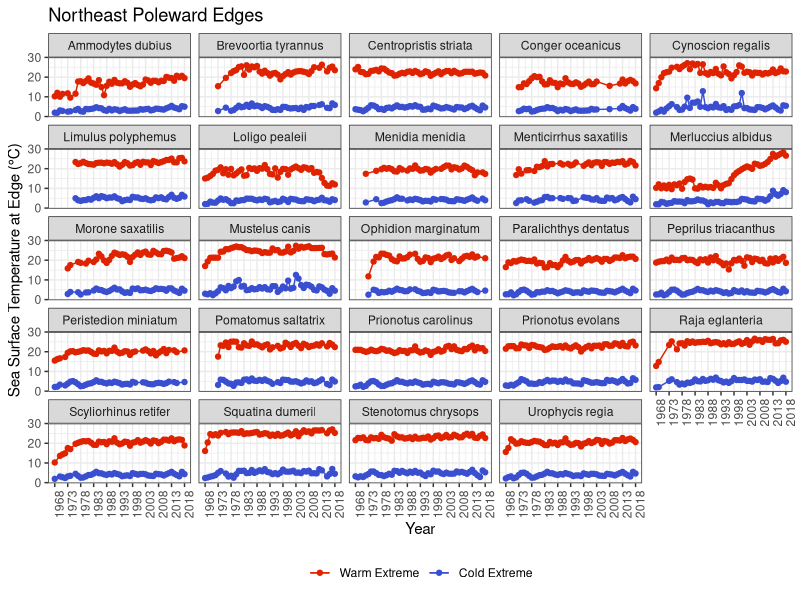
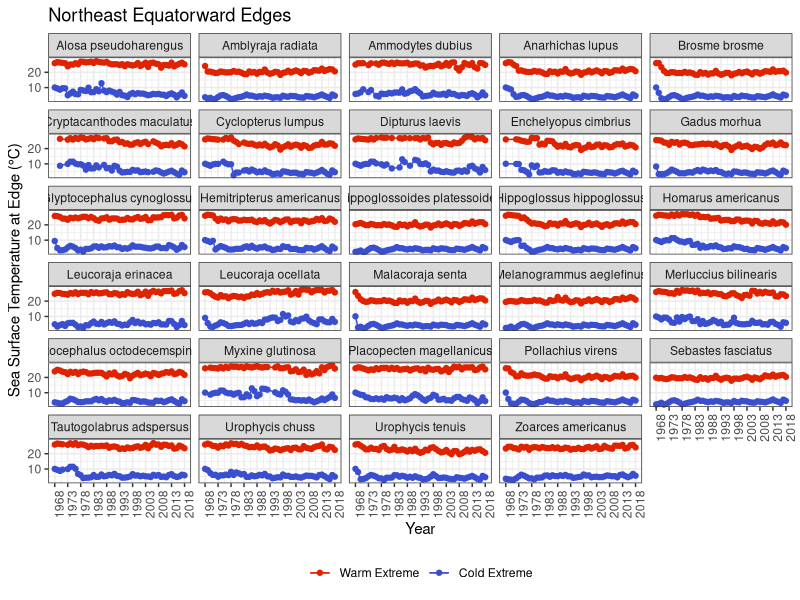
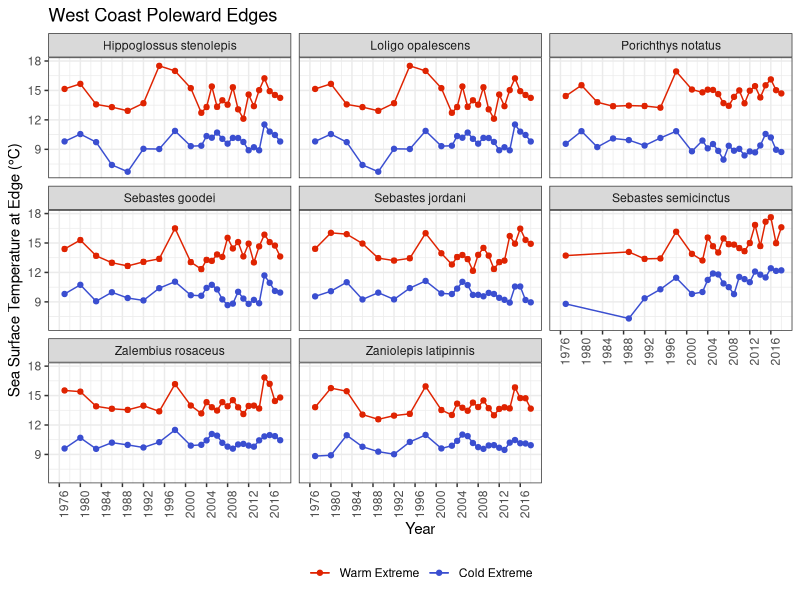
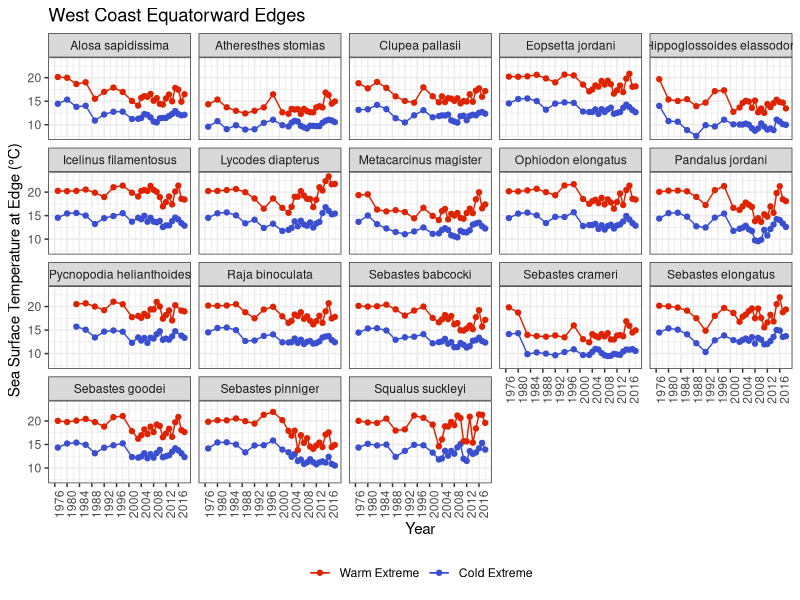
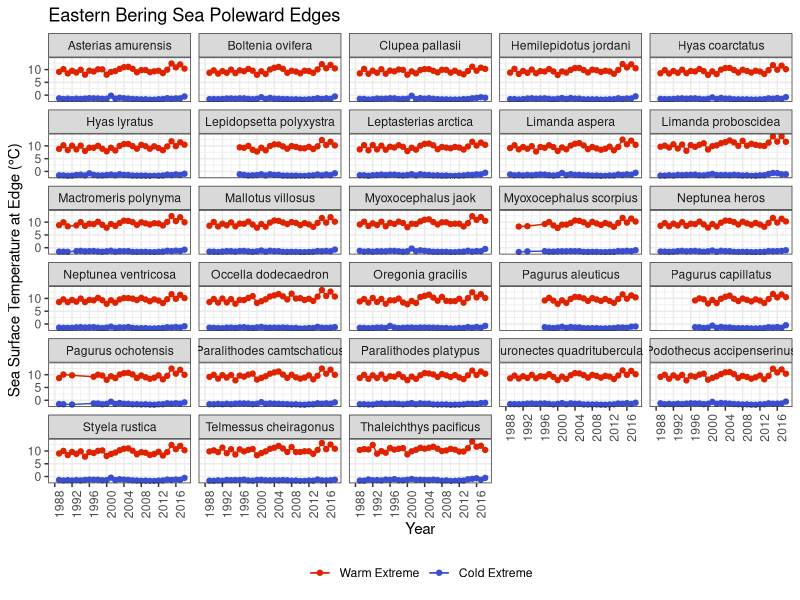
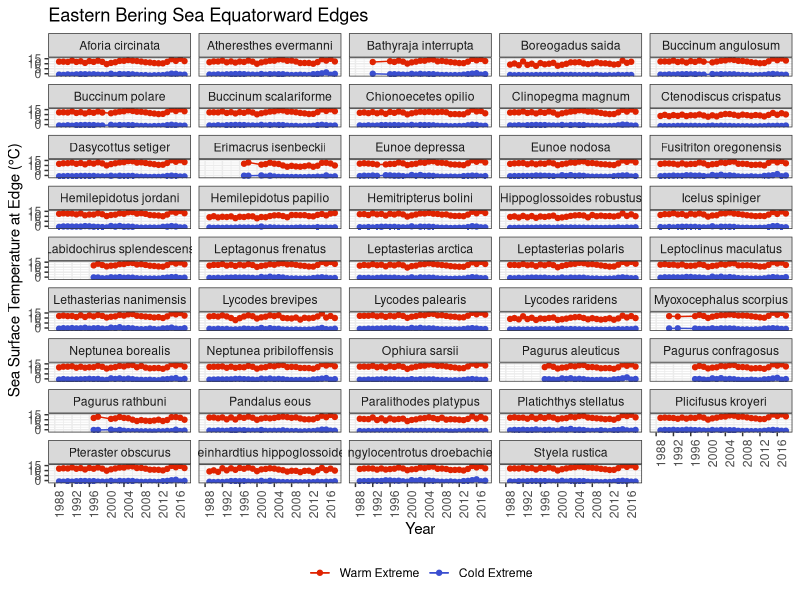
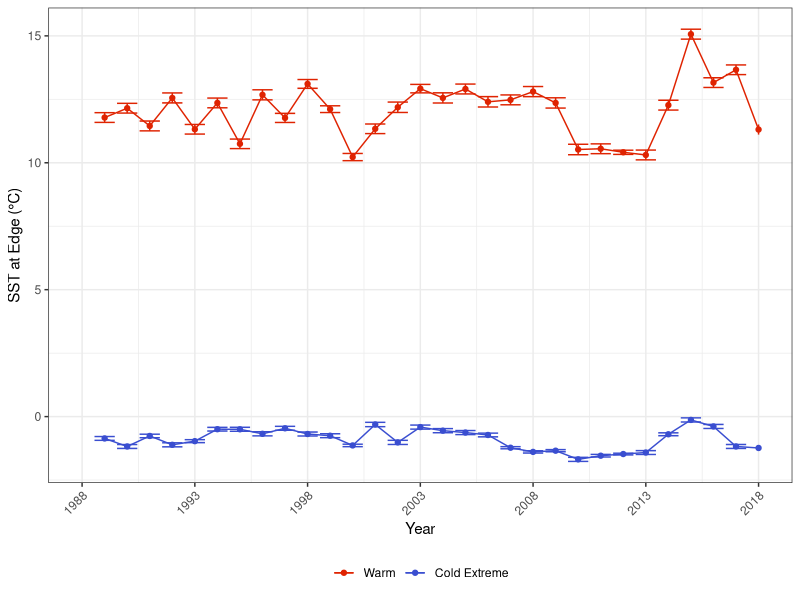
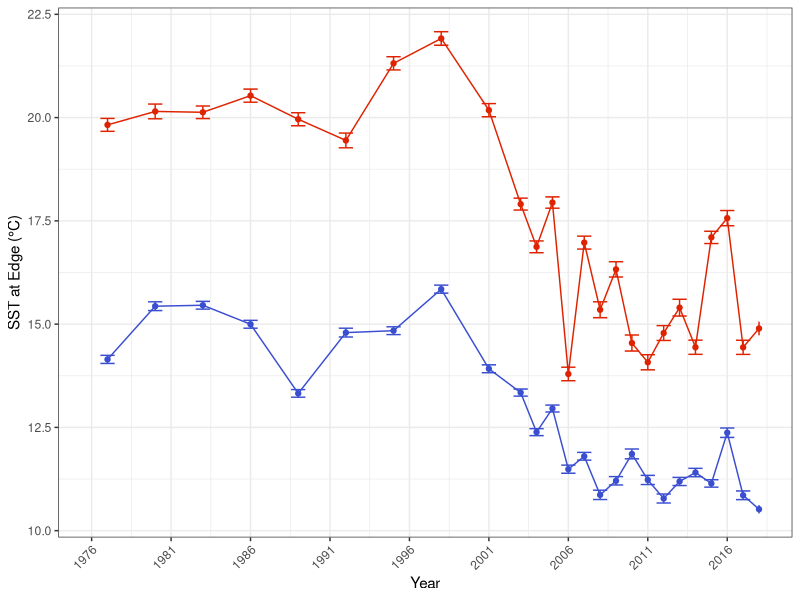

Recreate these plots in R, in order.
library(tidyverse)
library(here)

spp.bayes.niche.lm.stats <- read_csv( here("results","species_bayes_niche_lm_summary.csv"))

dat.predict.niche <- read_csv(here("processed-data","species_thermal_niche_v_time.csv"))

# make example plots for methods schematic 
ex.spp1 <- "chionoecetes opilio" # snow crab 
ex.spp2 <- "centropristis striata" # black seabass
ex.spp3 <- "sebastes pinniger" # canary rockfish

ex.gg1 <- dat.predict.niche %>%
  filter(region=="ebs",quantile=="quantile_0.01", species==ex.spp1) %>%
  mutate(species = str_to_sentence(species)) %>%
  ggplot(aes(x=year_match, y=sst, ymin=sst-sstSE, ymax=sst+sstSE, color=predicted.var)) +
  geom_point() +
  geom_line() +
  geom_errorbar() +
  scale_color_manual(values=c("#DF2301","#3A4ED0"), labels=c("Warm","Cold Extreme")) +
  theme_bw() +
  labs(x="Year",y="SST at Edge (°C)", color=NULL) +
  theme(legend.position="bottom",
        axis.text.x = element_text(angle = 90))+
  scale_x_continuous(limits=c(1988, 2018), breaks=seq(1988, 2018, 5))+ 
  theme(axis.text.x=element_text(angle=45, hjust=1))+
  NULL


ex.gg3 <- dat.predict.niche %>%
  filter(region=="wc",quantile=="quantile_0.01", species==ex.spp3) %>%
  mutate(species = str_to_sentence(species)) %>%
  ggplot(aes(x=year_match, y=sst, ymin=sst-sstSE, ymax=sst+sstSE, color=predicted.var)) +
  geom_point() +
  geom_line() +
  geom_errorbar() +
  scale_color_manual(values=c("#DF2301","#3A4ED0"), labels=c("Warm Extreme","Cold Extreme")) +
  theme_bw() +
  labs(x="Year",y="SST at Edge (°C)", color=NULL) +
  theme(legend.position="none", # plot is too small!
        axis.text.x = element_text(angle = 90))+
  scale_x_continuous(limits=c(1976, 2018), breaks=seq(1976, 2018, 5))+
  theme(axis.text.x=element_text(angle=45, hjust=1))+
  NULL

ggsave(ex.gg1, dpi=600, width=1.5, height=1.5, filename=here("results",paste0("example_niche_",ex.spp1,".png")), scale=1.5)
ggsave(ex.gg3, dpi=600, width=1.5, height=1.5, filename=here("results",paste0("example_niche_",ex.spp3,".png")), scale=1.5)


# make regional plots for supplement 
neus.cold.niche.time.gg <- dat.predict.niche %>%
  filter(region=="neus", quantile=="quantile_0.99") %>%
  mutate(species = str_to_sentence(species)) %>%
  ggplot(aes(x=year_match, y=sst, ymin=sst-sstSE, ymax=sst+sstSE, color=predicted.var)) +
  geom_point() +
  geom_line() +
  geom_errorbar() +
  scale_color_manual(values=c("#DF2301","#3A4ED0"), labels=c("Warm Extreme","Cold Extreme")) +
  theme_bw() +
  labs(x="Year",y="Sea Surface Temperature at Edge (°C)", title="Northeast Poleward Edges", color=NULL) +
  theme(legend.position="bottom",
        axis.text.x = element_text(angle = 90))+
  scale_x_continuous(limits=c(1968, 2018), breaks=seq(1968, 2018, 5))+ 
  facet_wrap(~species, ncol=5) +
  NULL
neus.cold.niche.time.gg

neus.warm.niche.time.gg <- dat.predict.niche %>%
  filter(region=="neus", quantile=="quantile_0.01") %>%
  mutate(species = str_to_sentence(species)) %>%
  ggplot(aes(x=year_match, y=sst, ymin=sst-sstSE, ymax=sst+sstSE, color=predicted.var)) +
  geom_point() +
  geom_line() +
  geom_errorbar() +
  scale_color_manual(values=c("#DF2301","#3A4ED0"), labels=c("Warm Extreme","Cold Extreme")) +
  theme_bw() +
  labs(x="Year",y="Sea Surface Temperature at Edge (°C)",title="Northeast Equatorward Edges",  color=NULL) +
  theme(legend.position="bottom",
        axis.text.x = element_text(angle = 90))+
  scale_x_continuous(limits=c(1968, 2018), breaks=seq(1968, 2018, 5))+ 
  facet_wrap(~species, ncol=5) +
  NULL
neus.warm.niche.time.gg

wc.cold.niche.time.gg <- dat.predict.niche %>%
  filter(region=="wc", quantile=="quantile_0.99") %>%
  mutate(species = str_to_sentence(species)) %>%
  ggplot(aes(x=year_match, y=sst, ymin=sst-sstSE, ymax=sst+sstSE, color=predicted.var)) +
  geom_point() +
  geom_line() +
  geom_errorbar() +
  scale_color_manual(values=c("#DF2301","#3A4ED0"), labels=c("Warm Extreme","Cold Extreme")) +
  theme_bw() +
  labs(x="Year",y="Sea Surface Temperature at Edge (°C)", title="West Coast Poleward Edges", color=NULL) +
  theme(legend.position="bottom",
        axis.text.x = element_text(angle = 90))+
  scale_x_continuous(limits=c(1976, 2018), breaks=seq(1976, 2018, 4))+ 
  facet_wrap(~species, ncol=3) +
  NULL
wc.cold.niche.time.gg

wc.warm.niche.time.gg <- dat.predict.niche %>%
  filter(region=="wc", quantile=="quantile_0.01") %>%
  mutate(species = str_to_sentence(species)) %>%
  ggplot(aes(x=year_match, y=sst, ymin=sst-sstSE, ymax=sst+sstSE, color=predicted.var)) +
  geom_point() +
  geom_line() +
  geom_errorbar() +
  scale_color_manual(values=c("#DF2301","#3A4ED0"), labels=c("Warm Extreme","Cold Extreme")) +
  theme_bw() +
  labs(x="Year",y="Sea Surface Temperature at Edge (°C)",title="West Coast Equatorward Edges",  color=NULL) +
  theme(legend.position="bottom",
        axis.text.x = element_text(angle = 90))+
  scale_x_continuous(limits=c(1976, 2018), breaks=seq(1976, 2018, 4))+ 
  facet_wrap(~species, ncol=5) +
  NULL
wc.warm.niche.time.gg

ebs.cold.niche.time.gg <- dat.predict.niche %>%
  filter(region=="ebs", quantile=="quantile_0.99") %>%
  mutate(species = str_to_sentence(species)) %>%
  ggplot(aes(x=year_match, y=sst, ymin=sst-sstSE, ymax=sst+sstSE, color=predicted.var)) +
  geom_point() +
  geom_line() +
  geom_errorbar() +
  scale_color_manual(values=c("#DF2301","#3A4ED0"), labels=c("Warm Extreme","Cold Extreme")) +
  theme_bw() +
  labs(x="Year",y="Sea Surface Temperature at Edge (°C)", title="Eastern Bering Sea Poleward Edges", color=NULL) +
  theme(legend.position="bottom",
        axis.text.x = element_text(angle = 90))+
  scale_x_continuous(limits=c(1988, 2018), breaks=seq(1988, 2018, 4))+ 
  facet_wrap(~species, ncol=5) +
  NULL
ebs.cold.niche.time.gg

ebs.warm.niche.time.gg <- dat.predict.niche %>%
  filter(region=="ebs", quantile=="quantile_0.01") %>%
  mutate(species = str_to_sentence(species)) %>%
  ggplot(aes(x=year_match, y=sst, ymin=sst-sstSE, ymax=sst+sstSE, color=predicted.var)) +
  geom_point() +
  geom_line() +
  geom_errorbar() +
  scale_color_manual(values=c("#DF2301","#3A4ED0"), labels=c("Warm Extreme","Cold Extreme")) +
  theme_bw() +
  labs(x="Year",y="Sea Surface Temperature at Edge (°C)",title="Eastern Bering Sea Equatorward Edges",  color=NULL) +
  theme(legend.position="bottom",
        axis.text.x = element_text(angle = 90))+
  scale_x_continuous(limits=c(1988, 2018), breaks=seq(1988, 2018, 4))+ 
  
  facet_wrap(~species, ncol=5) +
  NULL
ebs.warm.niche.time.gg


ggsave(neus.cold.niche.time.gg, filename=here("results","neus_cold_edge_niche_shifts_v_time.png"), height=10.5,width=8.25, dpi=160, scale=1.2)
ggsave(neus.warm.niche.time.gg, filename=here("results","neus_warm_edge_niche_shifts_v_time.png"), height=10.5,width=8.25,dpi=160, scale=1.2)

ggsave(wc.cold.niche.time.gg, filename=here("results","wc_cold_edge_niche_shifts_v_time.png"), height=10.5,width=8.25,dpi=160, scale=1.2)
ggsave(wc.warm.niche.time.gg, filename=here("results","wc_warm_edge_niche_shifts_v_time.png"), height=10.5,width=8.25, dpi=160, scale=1.2)

ggsave(ebs.cold.niche.time.gg, filename=here("results","ebs_cold_edge_niche_shifts_v_time.png"), height=10.5,width=8.25,dpi=160, scale=1.2)
ggsave(ebs.warm.niche.time.gg, filename=here("results","ebs_warm_edge_niche_shifts_v_time.png"), height=10.5,width=8.25, dpi=160, scale=1.2)
